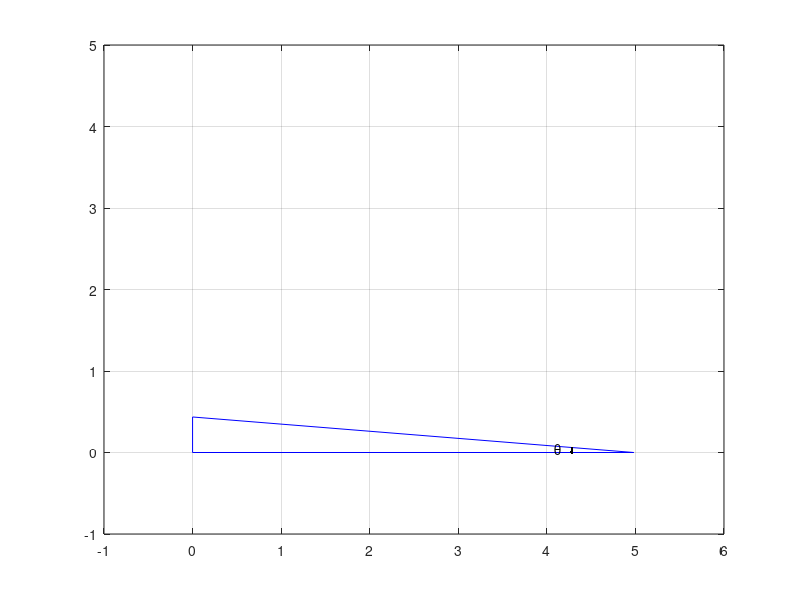

MATLAB code for this plot:
#questão 1
#arthur moreira de oliveira | 205B

close all
clc
clear all
const = 5;
degree = input('digite o angulo: ');
rads = deg2rad(degree); # converte graus para radianos
theta = 0:0.02:rads; 
r = 0.7;
xc = 0;
yc = 0;
offset = r + 0.2;
x1 = const*cos(rads)
y1 = const*sin(rads)

xr = (r*cos(theta + pi)) + x1;
yr = (r*sin(theta));

figure;
plot([x1, 0], [0, 0], "b-");
hold on;
plot([x1, 0], [0, y1], "b-");

hold on;
plot([0, 0], [0, y1], "b-");
hold on;
plot(xr, yr, "k.");

xtpos  = x1-offset
text(xtpos, y1/10, "θ");

grid;
axis([-1,const+1,-1,const]);
